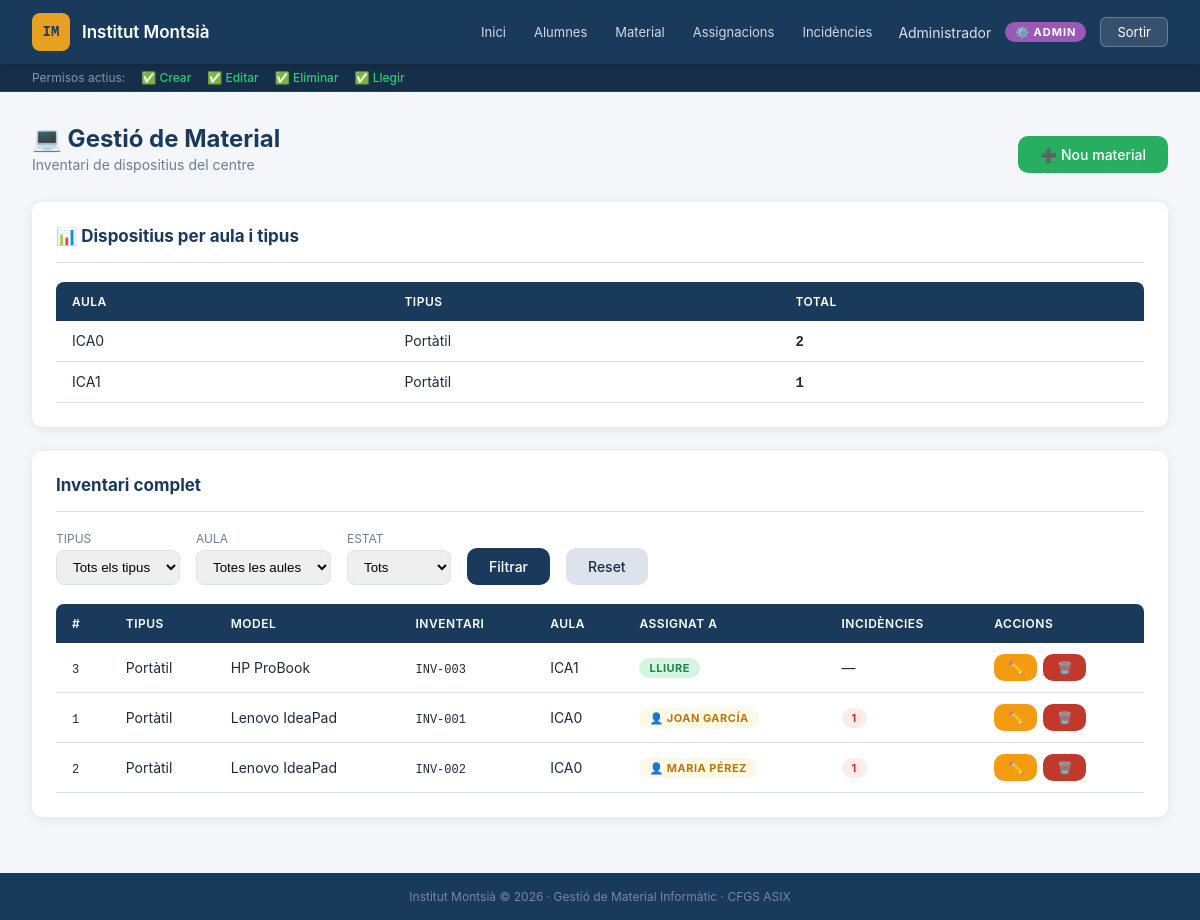
/institut/professor/material.php (signed in), run on the app's committed database.
### tables this page shows
CREATE TABLE IF NOT EXISTS `Material` (
  `id` int PRIMARY KEY AUTO_INCREMENT,
  `idTipus` int NOT NULL,
  `idInventari` varchar(10) UNIQUE,
  `etiquetaDepInf` varchar(50) UNIQUE,
  `numSerie` varchar(50) UNIQUE,
  `macEthernet` varchar(50) UNIQUE,
  `macWifi` varchar(50) UNIQUE,
  `SACE` varchar(50) UNIQUE,
  `dataAdquisicio` date,
  `idUbicacio` int NOT NULL
);

CREATE TABLE IF NOT EXISTS `TipusMaterial` (
  `id` int PRIMARY KEY AUTO_INCREMENT,
  `tipus` varchar(50),
  `model` varchar(50),
  `origen` ENUM('GENE','DEP') DEFAULT 'DEP'
);

CREATE TABLE IF NOT EXISTS `Ubicacions` (
  `id` int PRIMARY KEY AUTO_INCREMENT,
  `nom` varchar(6)
);

### institut/professor/material.php (the view, shortened to what this page needs)
<?php
$conn   = getConnexio();
$accio  = $_GET['accio'] ?? 'llistar';
$tipus     = $conn->query("SELECT * FROM TipusMaterial ORDER BY tipus");
$ubicacions = $conn->query("SELECT * FROM Ubicacions ORDER BY nom");
$materialEdit = null;
$where  = "WHERE 1=1";
$stmt = $conn->prepare("
    SELECT m.*, tm.tipus, tm.model, tm.origen,
           u.nom AS aula,
           CONCAT(al.nom, ' ', al.cognom1) AS alumne_assignat,
           activa.dataInici AS data_assignacio,
           COUNT(DISTINCT CASE WHEN i.dataTancada IS NULL THEN i.id END) AS incidencies
    FROM Material m
    JOIN TipusMaterial tm ON m.idTipus = tm.id
    LEFT JOIN Ubicacions u ON m.idUbicacio = u.id
    LEFT JOIN Assignacions activa ON activa.idMaterial = m.id AND activa.dataFinal IS NULL
    LEFT JOIN Alumnes al ON activa.idAlumne = al.id
    LEFT JOIN Incidencies i ON i.idDispositiu = m.id
    $where
    GROUP BY m.id
    ORDER BY tm.tipus, tm.model, u.nom
");
$stmt->execute();
$materials = $stmt->get_result();
$resums = $conn->query("
    SELECT u.nom AS aula, tm.tipus, COUNT(*) AS total
    FROM Material m
    JOIN TipusMaterial tm ON m.idTipus = tm.id
    LEFT JOIN Ubicacions u ON m.idUbicacio = u.id
    GROUP BY u.nom, tm.tipus
    ORDER BY u.nom, tm.tipus
");
require_once '../includes/header.php';
?>
<div class="page-header">
    <div>
        <h2>💻 Gestió de Material</h2>
        <p>Inventari de dispositius del centre</p>
    </div>
    <a href="material.php?accio=nou" class="btn btn-success">➕ Nou material</a>
</div>
<?php if ($accio === 'nou' || $accio === 'editar'): ?>
<div class="card">
    <div class="card-header">
        <span class="card-title"><?= $accio === 'nou' ? '➕ Nou material' : '✏️ Editar material' ?></span>
        <a href="material.php" class="btn btn-sm btn-secondary">← Tornar</a>
    </div>
    <form method="POST" action="material.php">
        <input type="hidden" name="accio_form" value="<?= $accio ?>">
        <?php if ($accio === 'editar'): ?>
            <input type="hidden" name="id" value="<?= $materialEdit['id'] ?>">
        <?php endif; ?>
        <div style="display:grid; grid-template-columns:1fr 1fr; gap:1rem;">
            <div class="form-group">
                <label>Tipus de material <span style="color:var(--danger)">*</span></label>
                <select name="idTipus" required>
                    <option value="">-- Selecciona --</option>
                    <?php while ($t = $tipus->fetch_assoc()): ?>
                        <option value="<?= $t['id'] ?>" <?= ($materialEdit['idTipus'] ?? 0) == $t['id'] ? 'selected' : '' ?>>
                            <?= htmlspecialchars($t['tipus'] . ' - ' . $t['model']) ?>
                        </option>
                    <?php endwhile; ?>
                </select>
            </div>
            <div class="form-group">
                <label>Ubicació (aula) <span style="color:var(--danger)">*</span></label>
                <select name="idUbicacio" required>
                    <option value="">-- Selecciona --</option>
                    <?php while ($u = $ubicacions->fetch_assoc()): ?>
                        <option value="<?= $u['id'] ?>" <?= ($materialEdit['idUbicacio'] ?? 0) == $u['id'] ? 'selected' : '' ?>>
                            <?= htmlspecialchars($u['nom']) ?>
                        </option>
                    <?php endwhile; ?>
                </select>
            </div>
            <div class="form-group">
                <label>Núm. inventari</label>
                <input type="text" name="idInventari" maxlength="10" value="<?= htmlspecialchars($materialEdit['idInventari'] ?? '') ?>">
            </div>
            <div class="form-group">
                <label>Etiqueta Dep. Inf.</label>
                <input type="text" name="etiquetaDepInf" value="<?= htmlspecialchars($materialEdit['etiquetaDepInf'] ?? '') ?>">
            </div>
            <div class="form-group">
                <label>Número de sèrie</label>
                <input type="text" name="numSerie" value="<?= htmlspecialchars($materialEdit['numSerie'] ?? '') ?>">
            </div>
            <div class="form-group">
                <label>MAC Ethernet</label>
                <input type="text" name="macEthernet" placeholder="AA:BB:CC:DD:EE:FF" value="<?= htmlspecialchars($materialEdit['macEthernet'] ?? '') ?>">
            </div>
            <div class="form-group">
                <label>MAC WiFi</label>
                <input type="text" name="macWifi" placeholder="AA:BB:CC:DD:EE:FF" value="<?= htmlspecialchars($materialEdit['macWifi'] ?? '') ?>">
            </div>
            <div class="form-group">
                <label>SACE</label>
                <input type="text" name="SACE" value="<?= htmlspecialchars($materialEdit['SACE'] ?? '') ?>">
            </div>
            <div class="form-group">
                <label>Data adquisició</label>
                <input type="date" name="dataAdquisicio" value="<?= htmlspecialchars($materialEdit['dataAdquisicio'] ?? '') ?>">
            </div>
        </div>
        <div style="display:flex; gap:1rem; margin-top:0.5rem;">
            <button type="submit" class="btn btn-primary">
                <?= $accio === 'nou' ? '➕ Crear material' : '💾 Guardar canvis' ?>
            </button>
            <a href="material.php" class="btn btn-secondary">Cancel·lar</a>
        </div>
    </form>
</div>
<?php else: ?>
<div class="card">
    <div class="card-header">
        <span class="card-title">📊 Dispositius per aula i tipus</span>
    </div>
    <div class="table-wrapper">
        <table>
            <thead><tr><th>Aula</th><th>Tipus</th><th>Total</th></tr></thead>
            <tbody>
            <?php while ($r = $resums->fetch_assoc()): ?>
                <tr>
                    <td><?= htmlspecialchars($r['aula'] ?? 'Sense aula') ?></td>
                    <td><?= htmlspecialchars($r['tipus']) ?></td>
                    <td><span style="font-family:'DM Mono',monospace;font-weight:700;"><?= $r['total'] ?></span></td>
                </tr>
            <?php endwhile; ?>
            </tbody>
        </table>
    </div>
</div>
<div class="card">
    <div class="card-header">
        <span class="card-title">Inventari complet</span>
    </div>
    <form method="GET" action="material.php" style="display:flex; gap:1rem; margin-bottom:1.2rem; flex-wrap:wrap; align-items:flex-end;">
        <div>
            <label style="display:block;font-size:12px;color:var(--text-muted);margin-bottom:4px;">TIPUS</label>
            <select name="idTipus" style="padding:8px 12px; border:1.5px solid var(--border); border-radius:8px; font-family:'DM Sans',sans-serif;">
                <option value="">Tots els tipus</option>
            </select>
        </div>
        <div>
            <label style="display:block;font-size:12px;color:var(--text-muted);margin-bottom:4px;">AULA</label>
            <select name="idUbicacio" style="padding:8px 12px; border:1.5px solid var(--border); border-radius:8px; font-family:'DM Sans',sans-serif;">
                <option value="">Totes les aules</option>
            </select>
        </div>
        <div>
            <label style="display:block;font-size:12px;color:var(--text-muted);margin-bottom:4px;">ESTAT</label>
            <select name="assignat" style="padding:8px 12px; border:1.5px solid var(--border); border-radius:8px; font-family:'DM Sans',sans-serif;">
                <option value="">Tots</option>
            </select>
        </div>
        <button type="submit" class="btn btn-primary">Filtrar</button>
        <a href="material.php" class="btn btn-secondary">Reset</a>
    </form>
    <div class="table-wrapper">
        <table>
            <thead>
                <tr>
                    <th>#</th><th>Tipus</th><th>Model</th><th>Inventari</th>
                    <th>Aula</th><th>Assignat a</th><th>Incidències</th><th>Accions</th>
                </tr>
            </thead>
            <tbody>
            <?php if ($materials->num_rows === 0): ?>
                <tr><td colspan="8" style="text-align:center;color:var(--text-muted);padding:2rem;">Cap material trobat.</td></tr>
            <?php else: ?>
            <?php while ($m = $materials->fetch_assoc()): ?>
                <tr>
                    <td><span style="font-family:'DM Mono',monospace;font-size:12px;"><?= $m['id'] ?></span></td>
                    <td><?= htmlspecialchars($m['tipus']) ?></td>
                    <td><?= htmlspecialchars($m['model']) ?></td>
                    <td><span style="font-family:'DM Mono',monospace;font-size:12px;"><?= htmlspecialchars($m['idInventari'] ?? '—') ?></span></td>
                    <td><?= htmlspecialchars($m['aula'] ?? '—') ?></td>
                    <td>
                        <?php if ($m['alumne_assignat']): ?>
                            <span class="badge badge-warning">👤 <?= htmlspecialchars($m['alumne_assignat']) ?></span>
                        <?php else: ?>
                            <span class="badge badge-ok">Lliure</span>
                        <?php endif; ?>
                    </td>
                    <td><?= $m['incidencies'] > 0 ? '<span class="badge badge-danger">'.$m['incidencies'].'</span>' : '—' ?></td>
                    <td>
                        <div style="display:flex;gap:6px;">
                            <a href="material.php?accio=editar&id=<?= $m['id'] ?>" class="btn btn-sm btn-warning">✏️</a>
                            <a href="material.php?accio=eliminar&id=<?= $m['id'] ?>"
                               class="btn btn-sm btn-danger"
                               onclick="return confirm('Segur que vols eliminar aquest material?')">🗑️</a>
                        </div>
                    </td>
                </tr>
            <?php endwhile; ?>
            <?php endif; ?>
            </tbody>
        </table>
    </div>
</div>
<?php endif; ?>
<?php require_once '../includes/footer.php'; ?>

### institut/assets/style.css (style rules this page uses)
:root { --primary: #1a3a5c; --primary-light: #2460a0; --accent: #e8a020; --danger: #c0392b; --success: #27ae60; --warning: #f39c12; --bg: #f4f6f9; --surface: #ffffff; --border: #dde3ec; --text: #1c2b3a; --text-muted: #6b7e95; --radius: 10px; --shadow: 0 2px 12px rgba(0,0,0,0.08); --shadow-lg: 0 8px 32px rgba(0,0,0,0.13); --font: -apple-system, BlinkMacSystemFont, 'Segoe UI', Roboto, Arial, sans-serif; --font-mono: 'Courier New', Courier, monospace; }
* { box-sizing: border-box; margin: 0; padding: 0; font-family: var(--font); }
body { background: var(--bg); color: var(--text); min-height: 100vh; display: flex; flex-direction: column; }
.btn { display: inline-flex; align-items: center; gap: 6px; padding: 10px 22px; border-radius: var(--radius); font-size: 14px; font-weight: 500; border: none; cursor: pointer; text-decoration: none; transition: all 0.2s; }
.btn-primary { background: var(--primary); color: white; }
.btn-success { background: var(--success); color: white; }
.btn-danger { background: var(--danger); color: white; }
.btn-warning { background: var(--warning); color: white; }
.btn-secondary { background: var(--border); color: var(--text); }
.btn-sm { padding: 6px 14px; font-size: 12px; }
.card { background: var(--surface); border-radius: var(--radius); box-shadow: var(--shadow); padding: 1.5rem; margin-bottom: 1.5rem; }
.card-header { display: flex; justify-content: space-between; align-items: center; margin-bottom: 1.2rem; padding-bottom: 1rem; border-bottom: 1px solid var(--border); }
.card-title { font-size: 17px; font-weight: 700; color: var(--primary); }
.table-wrapper { overflow-x: auto; }
table { width: 100%; border-collapse: collapse; font-size: 14px; }
thead th { background: var(--primary); color: white; padding: 12px 16px; text-align: left; font-size: 12px; font-weight: 600; text-transform: uppercase; letter-spacing: 0.5px; }
thead th:first-child { border-radius: 8px 0 0 0; }
thead th:last-child { border-radius: 0 8px 0 0; }
tbody tr { border-bottom: 1px solid var(--border); transition: background 0.15s; }
tbody td { padding: 11px 16px; }
.page-header { margin-bottom: 1.8rem; display: flex; justify-content: space-between; align-items: flex-end; flex-wrap: wrap; gap: 1rem; }
.page-header h2 { font-size: 24px; font-weight: 700; color: var(--primary); }
.page-header p { font-size: 14px; color: var(--text-muted); margin-top: 3px; }
.badge { display: inline-block; padding: 3px 10px; border-radius: 20px; font-size: 11px; font-weight: 700; text-transform: uppercase; letter-spacing: 0.5px; }
.badge-ok { background: #d5f5e3; color: #1e8449; }
.badge-warning { background: #fef9e7; color: #b7770d; }
.badge-danger { background: #fdecea; color: var(--danger); }
[style*="monospace"], .font-mono { font-family: var(--font-mono) !important; }

### institut/includes/header.php (style rules this page uses)
body { font-family: -apple-system, BlinkMacSystemFont, 'Segoe UI', Roboto, sans-serif; }

### data on the page
material: id "3", idTipus.tipus "Portàtil", idTipus.model "HP ProBook", idInventari "INV-003", idUbicacio.nom "ICA1", shows "LLIURE"
material: id "1", idTipus.tipus "Portàtil", idTipus.model "Lenovo IdeaPad", idInventari "INV-001", idUbicacio.nom "ICA0", alumne_assignat "JOAN GARCÍA", incidencies "1"
material: id "2", idTipus.tipus "Portàtil", idTipus.model "Lenovo IdeaPad", idInventari "INV-002", idUbicacio.nom "ICA0", alumne_assignat "MARIA PÉREZ", incidencies "1"

### other printed values
$_SESSION['nom'] "Administrador"
getNomRol() "⚙️ ADMIN"
$r['aula'] "ICA0"
$r['tipus'] "Portàtil"
$r['total'] "2"
$r['aula'] "ICA1"
$r['total'] "1"
